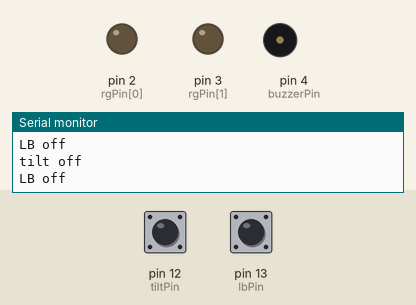
A sketch run on a simulated Arduino Uno, built with avr-gcc and run on an emulated ATmega328P. Shown: output pins drawn as LEDs (lit = HIGH), buzzer (waves = sounding, pin HIGH), the last lines printed to the serial monitor. Dashed ring = blinking. The inputs (shaded band) are chosen by the test bench; at power-on: pin 12 (tiltPin) LOW, pin 13 (lbPin) LOW.

Above: at 1.2 s.
1.3 s: pin 12 (tiltPin) driven HIGH
At 1.7 s:
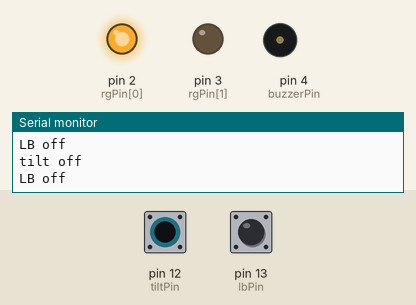
4.3 s: pin 13 (lbPin) driven HIGH
At 5.4 s:
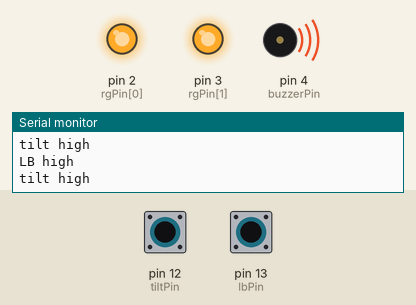
5.8 s: pin 12 (tiltPin) driven LOW
At 6.6 s:
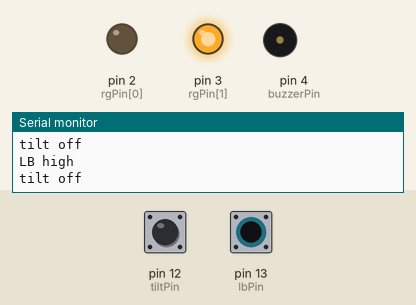
7.3 s: pin 13 (lbPin) driven LOW
At 7.8 s:
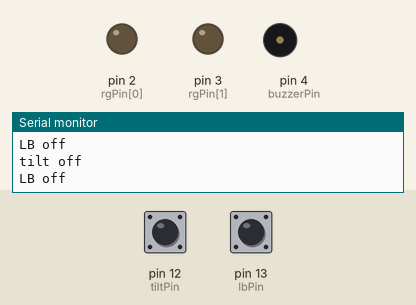
10.3 s: pin 12 (tiltPin) pulsed HIGH 5 times (0.12 s each, 0.3 s apart)
At 12.4 s:
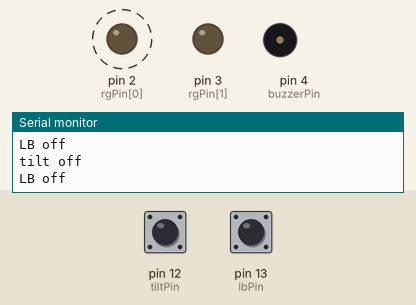
14.8 s: pin 13 (lbPin) pulsed HIGH 5 times (0.12 s each, 0.3 s apart)
At 15.2 s:
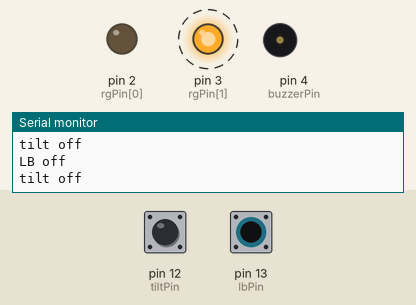
Timing chart, 0 to 18.0 s (numbered marks = the images above; inputs shaded):
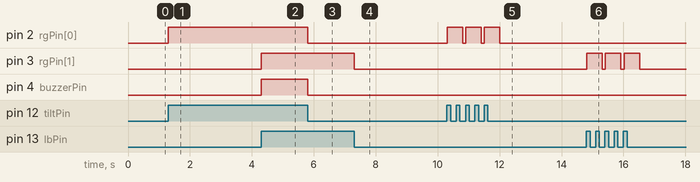

Measured:
- after the input at 1.3 s, pin 2 (rgPin[0]): LOW → HIGH at once
- after the input at 4.3 s, pin 3 (rgPin[1]), pin 4 (buzzerPin): LOW → HIGH at once
- after the input at 5.8 s, pin 2 (rgPin[0]), pin 4 (buzzerPin): HIGH → LOW at once
- after the input at 7.3 s, pin 3 (rgPin[1]): HIGH → LOW at once
- after the input at 10.3 s, pin 2 (rgPin[0]): alternates HIGH for 0.50 s and LOW for 0.10 s, 6 changes in all, then stays LOW, starting at once
- after the input at 14.8 s, pin 3 (rgPin[1]): alternates HIGH for 0.50 s and LOW for 0.10 s, 6 changes in all, then stays LOW, starting at once

The sketch:

class-9-serial.ino
```cpp
int lbPin = 13;
int tiltPin = 12;
// r, g
int rgPin[] = {2,3};
int buzzerPin = 4;

void setup() {

  pinMode(tiltPin, INPUT);
  pinMode(lbPin, INPUT);

  pinMode(rgPin[0], OUTPUT);
  pinMode(rgPin[1], OUTPUT);
  pinMode(buzzerPin, OUTPUT);

  Serial.begin(9600);
}

void loop() {
  if (digitalRead(lbPin) == HIGH) {
    digitalWrite(rgPin[1], HIGH);
    delay(500);
    digitalWrite(buzzerPin, HIGH);
    Serial.println("LB high");
  } else {
    digitalWrite(rgPin[1], LOW);
    digitalWrite(buzzerPin, LOW);
    Serial.println("LB off");
    // while(digitalRead(lbPin) == LOW);
  }

  if (digitalRead(tiltPin) == HIGH) {
    digitalWrite(rgPin[0], HIGH);
    delay(500);
    digitalWrite(buzzerPin, HIGH);
    Serial.println("tilt high");
  } else {
    digitalWrite(rgPin[0], LOW);
    digitalWrite(buzzerPin, LOW);
    Serial.println("tilt off");
  }

}
```
